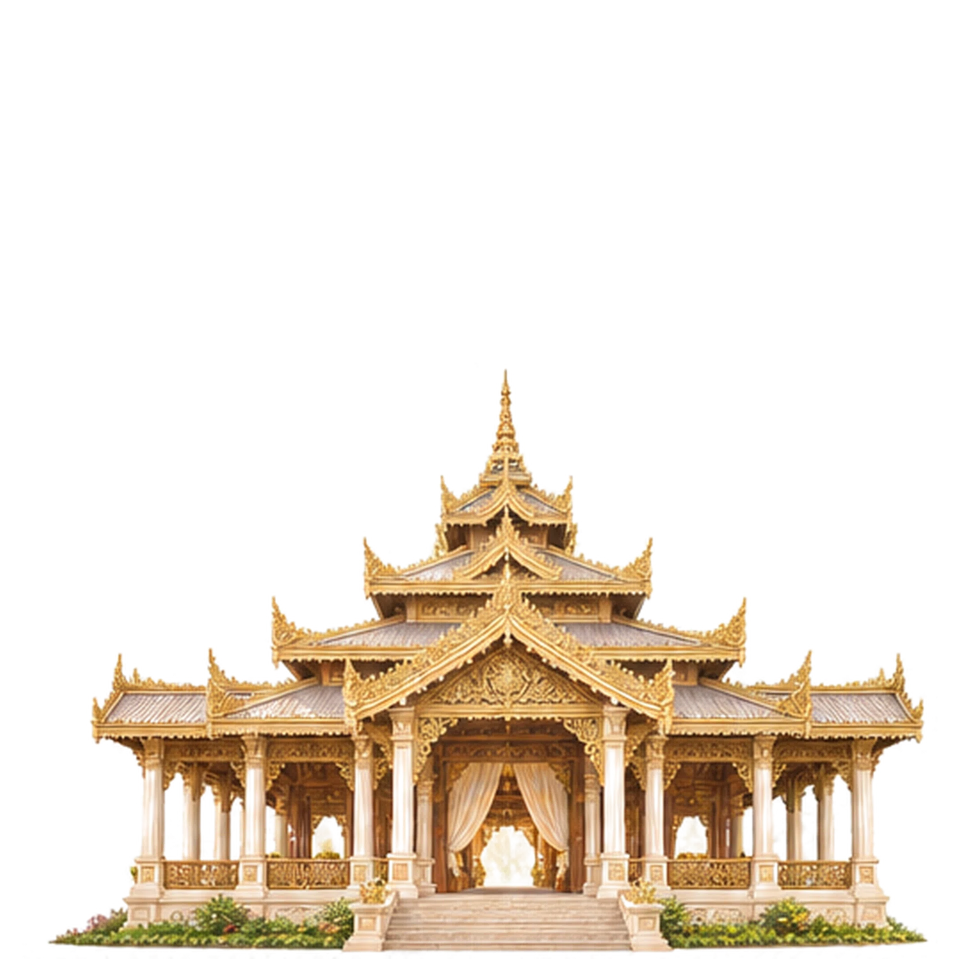
#> input picture New folder (3)/palace.webp, 1920 x 1920 px, found by its file name (shown at 1/2 size)
$ python myanmar-palace-minimal-center.py
#> lines starting #> are read from the running program, lines starting #| are printed output that depends on the picture; after the words box and inside, x2 and y2 are one past the last pixel; in counts of white or black regions, pixels touching at a corner belong together
#!/usr/bin/env python3
"""Read and minimally recenter the *original Myanmar palace pixels* in its canvas.

Strict Option A: no CSS, JS, camera, scale, crop, or other sprite changes.
Measure the narrow top roof spire's alpha silhouette rather than estimating a
visual offset from a screenshot. A correction is proposed only when warranted.
"""
import base64
import io
import json
import statistics
from pathlib import Path

import numpy as np
from PIL import Image

ROOT = Path(__file__).resolve().parents[1]
PATH = ROOT / "assets/skins/myanmar-luxury/palace.webp"
im = Image.open(PATH).convert("RGBA")
#> im is the input picture: PIL image 1920x1920 RGBA; mean R, G, B, A 62.3, 51.8, 39.1, 70.5
assert im.size == (1920,1920), f"Unexpected palace asset canvas {im.size}"
arr = np.asarray(im)
alpha = arr[:,:,3]
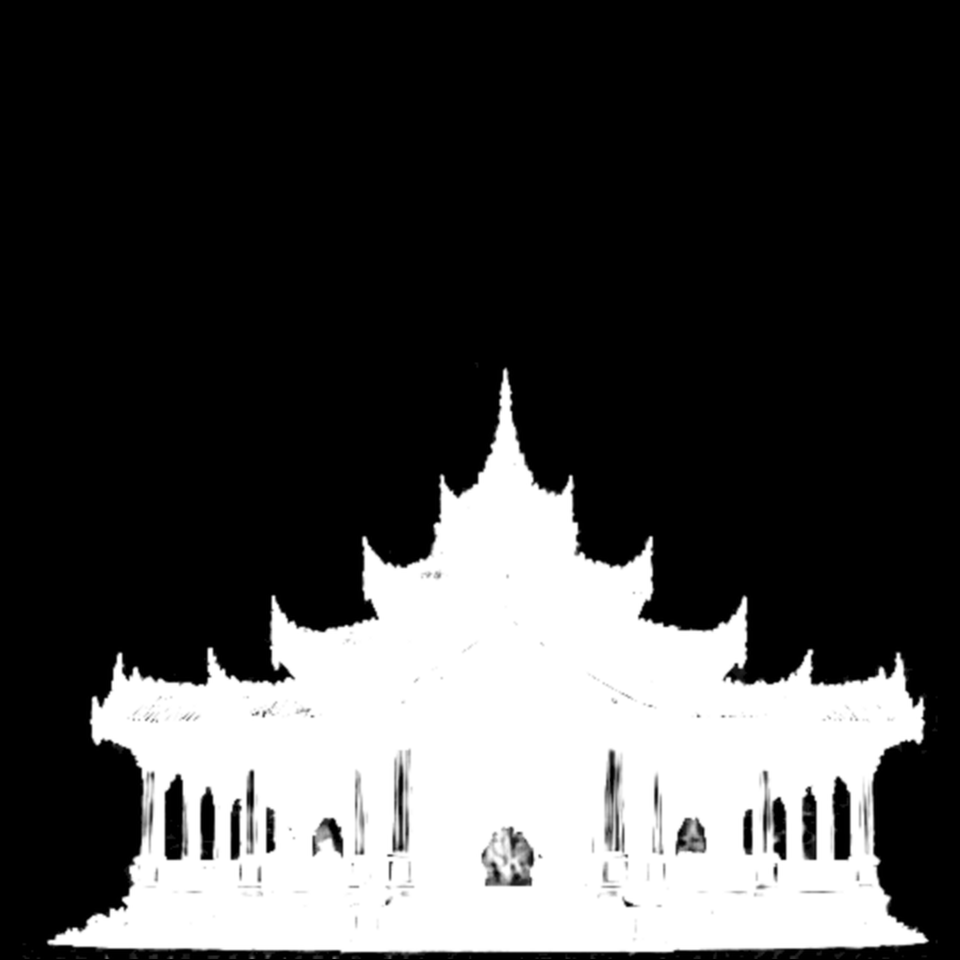
#> alpha: shape (1920, 1920) (shown at 1/2 size); min 0, max 255, mean 70.5
solid = alpha >= 96
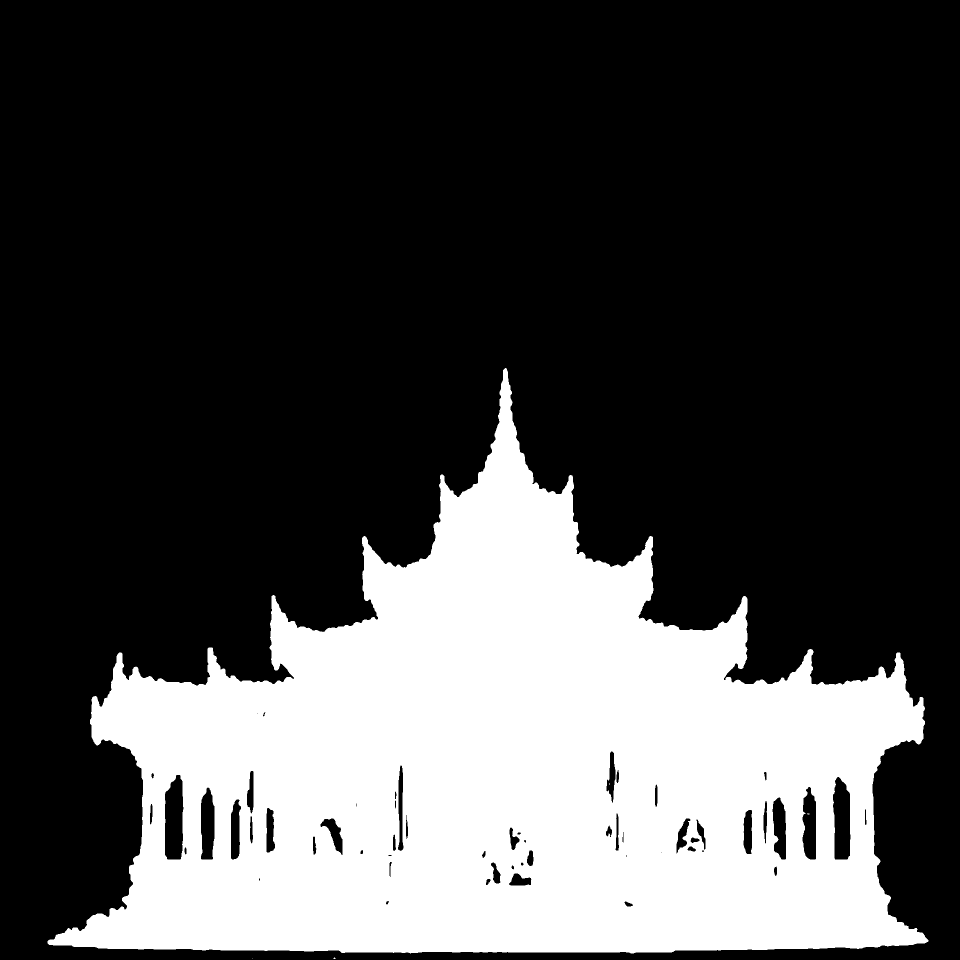
#> solid: shape (1920, 1920) bool (shown at 1/2 size); 28.2% white; 5 white regions (4 under 20 px), largest, box (x1, y1, x2, y2) and area: (95, 736, 1857, 1907) 1038605
ys, xs = np.nonzero(solid)
assert len(xs) > 100000, "Could not identify palace alpha"
top = int(ys.min())
#> top = 736
# Inspect first 100-180 pixels of the actual central roof spire;
# row center estimates are less sensitive to isolated background noise than a
# full-image bounding box or global alpha centroid.
row_centers = []
for y in range(top + 18, min(top + 195, 1920)):
    xx = np.flatnonzero(solid[y])
    if len(xx) < 8 or len(xx) > 550:
        continue
    lo, hi = np.quantile(xx, (.06,.94))
    row_centers.append((float((lo+hi)/2),int(y),int(len(xx))))
#> this loop made 177 passes
#> (lo, hi) on passes 1 to 3: (1006.5, 1014.5), (1006.5, 1014.5), (1006.5, 1014.5)
#> after the loop, row_centers = 177 items, first 6: (1010.5, 754, 10), (1010.5, 755, 10), (1010.5, 756, 10), (1011, 757, 11), (1011, 758, 11), (1011, 759, 11)
assert len(row_centers) >= 40, "Insufficient roof spire observations"
apex_x = float(statistics.median(c[0] for c in row_centers))
#> apex_x = 1011
requested_dx = int(round(im.width/2 - apex_x))
#> requested_dx = -51
assert abs(requested_dx) <= 240, f"Measured offset unexpectedly large {requested_dx}px"
bbox = im.getchannel("A").point(lambda x:255 if x>=24 else 0).getbbox()
#> bbox = (49, 734, 1875, 1918)
assert bbox is not None
# Reserve 4px transparent padding on both edges; never crop or stretch pixels.
safe_left = 4 - bbox[0]
#> safe_left = -45
safe_right = im.width - 4 - bbox[2]
#> safe_right = 41
dx = max(safe_left,min(requested_dx,safe_right))
#> dx = -45
if abs(dx) < 8:
    dx = 0
assert 0 <= bbox[0]+dx and bbox[2]+dx <= im.width, f"Cannot safely place palace: {bbox}, dx={dx}"
result = Image.new("RGBA", im.size, (0,0,0,0))
#> result: PIL image 1920x1920 RGBA; every value is 0
result.paste(im, (dx,0))
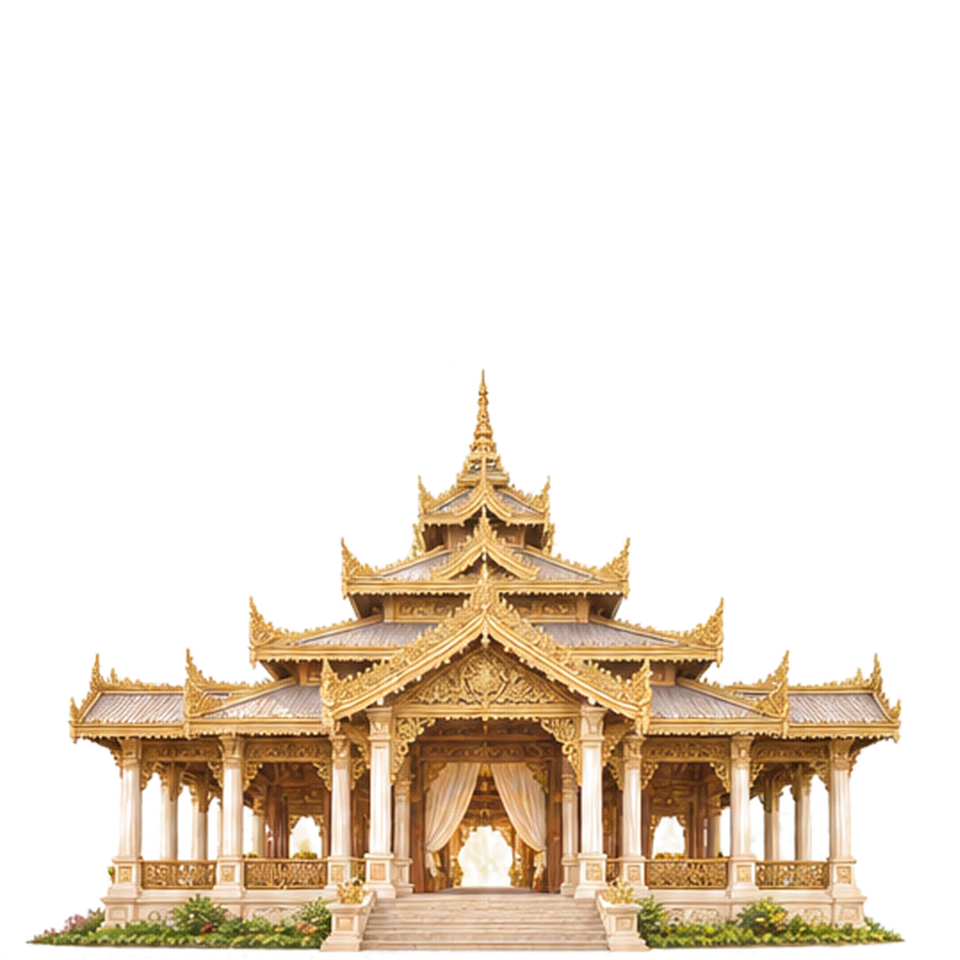
#> result: PIL image 1920x1920 RGBA (shown at 1/2 size); mean R, G, B, A 62.3, 51.8, 39.1, 70.5; transparent parts drawn white
result.save(PATH,"WEBP",quality=91,method=6,exact=True)
with Image.open(PATH) as check:
    rgba = check.convert("RGBA")
    assert rgba.size == im.size
    new_bbox = rgba.getchannel("A").point(lambda x:255 if x>=24 else 0).getbbox()
#> new_bbox = (4, 734, 1830, 1918)
    assert new_bbox[1] == bbox[1] and new_bbox[3] == bbox[3], "Vertical placement unexpectedly changed"
    assert new_bbox[0] == bbox[0]+dx and new_bbox[2] == bbox[2]+dx, "Horizontal alpha bounds changed unexpectedly"
metrics={
    "canvas":list(im.size), "apex_x_before_px":round(apex_x,1),
    "target_apex_x_px":960, "requested_shift_px":requested_dx,
    "shift_right_px":dx, "apex_x_after_px":round(apex_x+dx,1),
    "roof_rows_measured":len(row_centers), "first_roof_y":top,
    "visible_bounds_before":list(bbox),"visible_bounds_after":list(new_bbox),
#> (the run stopped early here; a loop or call above may not have finished)
